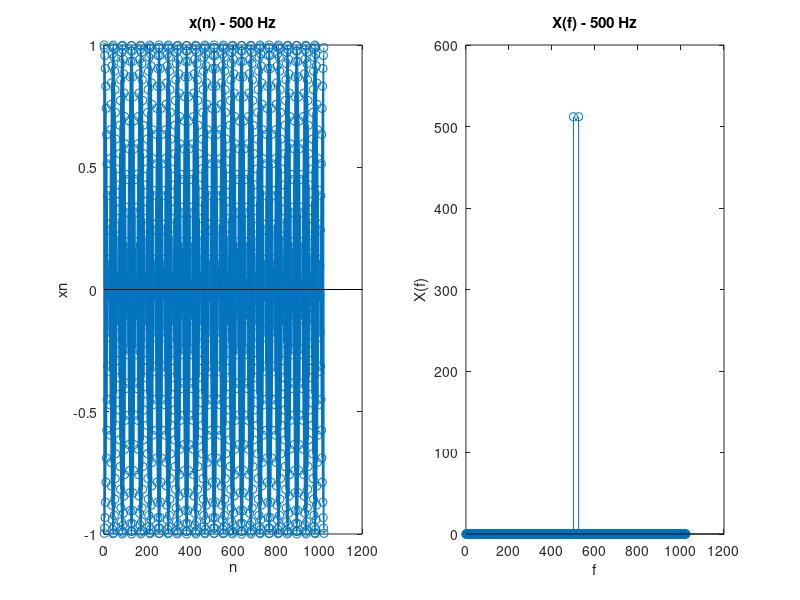

Recreate this plot in MATLAB.
clc
clear variables

%xt = cos(2*pi*f*t)
f = 500;            %frequency of the single tone signal

%Sampled signal generation
fs = 1024;               %Sampling frequency(should be >= 2*f)
n = (0 : fs-1);         %Displaying xn
xn = cos(2*pi*f*n/fs);  %This is the sampled version of xt
subplot(1,2,1); stem(n, xn);
xlabel('n'); ylabel('xn');
title('x(n) - 500 Hz');

f = (0:1:fs-1);
Xf = fft(xn,fs);
subplot(1,2,2); stem(f, abs(Xf));
xlabel('f'); ylabel('X(f)');        %Gives spectrum of spectrum of x[n]
title('X(f) - 500 Hz');                      %Normalizing against fs corrected
                                    
